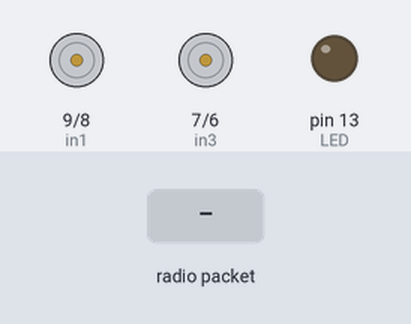
The sketch below on a simulated Arduino Uno, built with avr-gcc and run on an emulated ATmega328P. Shown: motor-driver pin pairs drawn as motors (green arrow = first pin HIGH = forward, orange = second pin HIGH = backward, longer = more drive, scaled by the enable pin), output pins drawn as LEDs (lit = HIGH). The inputs (shaded band) are chosen by the test bench. No radio packets arrive unless stated; pins used as bus, display or sensor lines are not drawn; what the sketch prints to the serial monitor is not drawn.

Above: at 0.1 s.
At 1.3 s:
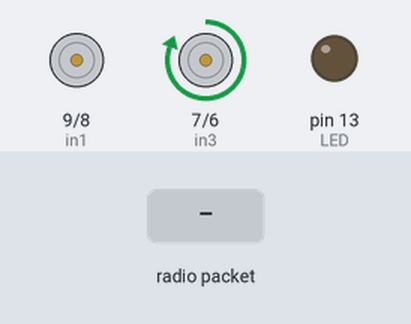
1.4 s: radio packet "1" arrives
At 1.8 s:
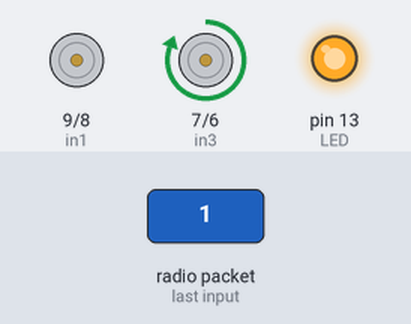
Timing chart, 0 to 4.4 s (numbered marks = the images above; inputs shaded):
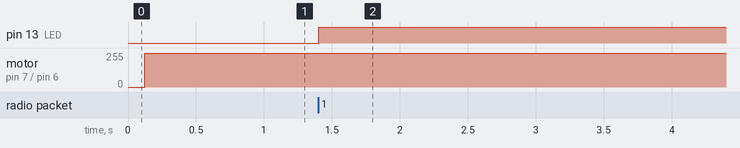

Measured:
- after the input at 1.4 s, pin 13 (LED): LOW → HIGH at once

The sketch:

test_robot.ino
```cpp
/*
    Robot 11 "Steve"

    - Changelog du 20/03/25: Moteur droite est un peu bizzare et droite et gauche sont maintenant inverser
    - Changelog du 21/03/25: Moteur focntione correctement, Added labo 5
    - Changelog du 25/03/25: Maybe Lora Crash ducoup robot reste allumé last state of last received

*/

#include <SPI.h>
#include <RH_RF95.h>

#define RFM95_RST     2   // "A"
#define RFM95_CS      4   // "B"
#define RFM95_INT     3    // "C"

#define RF95_FREQ 434.0

// Singleton instance of the radio driver
RH_RF95 rf95(RFM95_CS, RFM95_INT);

// Blinky on receipt
#define LED 13

// Moteur 1 (Gauche) :
#define enA 10
#define in1 9
#define in2 8

// Moteur 2 (Droite) :
#define enB 5
#define in4 6
#define in3 7

int motorSpeedA = 0;
int motorSpeedB = 0;

void setup() {
  pinMode(enA, OUTPUT);
  pinMode(in1, OUTPUT);
  pinMode(in2, OUTPUT);
  pinMode(enB, OUTPUT);
  pinMode(in3, OUTPUT);
  pinMode(in4, OUTPUT);

  pinMode(LED, OUTPUT);
  pinMode(RFM95_RST, OUTPUT);
  digitalWrite(RFM95_RST, HIGH);

  Serial.begin(115200);
  while (!Serial) {
    delay(1);
  }
  delay(100);

  Serial.println("Feather LoRa RX Test!");

  // manual reset
  digitalWrite(RFM95_RST, LOW);
  delay(10);
  digitalWrite(RFM95_RST, HIGH);
  delay(10);

  while (!rf95.init()) {
    Serial.println("LoRa radio init failed");
    while (1);
  }

  Serial.println("LoRa radio init Success");

  if (!rf95.setFrequency(RF95_FREQ)) {
    Serial.println("setFrequency failed");
    while (1);
  }
  Serial.print("Set Freq to: "); Serial.println(RF95_FREQ);
  rf95.setTxPower(23, false);
}

void loop() {

  int xAxis = 0;
  int yAxis = 0;

  int buff;
  if (rf95.available())
  {
    // Should be a message for us now
    uint8_t buf[RH_RF95_MAX_MESSAGE_LEN];
    uint8_t  len = sizeof(buf);

    if (rf95.recv(buf, &len))
    {
      digitalWrite(LED, HIGH);
      // RH_RF95::printBuffer("Received: ", buf, len);
      xAxis = buf[0] + buf[1]*256;
      yAxis = buf[2] + buf[3]*256;
      Serial.print("Valeur x: ");
      Serial.println(xAxis);
      Serial.print("Valeur y: ");
      Serial.println(yAxis);
    }
    else
    {
      Serial.println("Message receiving failed");
    }
  }


  // Y-axis used for forward and backward control
  if (yAxis < 470) {
    //Serial.println("Boucle y < 470");
    // Set Motor A backward
    digitalWrite(in1, HIGH);
    digitalWrite(in2, LOW);
    // Set Motor B backward
    digitalWrite(in3, HIGH);
    digitalWrite(in4, LOW);
    // Convert the declining Y-axis readings for going backward from 470 to 0 into 0 to 255 value for the PWM signal for increasing the motor speed
    motorSpeedA = map(yAxis, 470, 0, 0, 255);
    motorSpeedB = map(yAxis, 470, 0, 0, 255);
  }
  else if (yAxis > 550) {
    //Serial.println("Boucle x > 550");
    // Set Motor A forward
    digitalWrite(in1, LOW);
    digitalWrite(in2, HIGH);
    // Set Motor B forward
    digitalWrite(in3, LOW);
    digitalWrite(in4, HIGH);
    // Convert the increasing Y-axis readings for going forward from 550 to 1023 into 0 to 255 value for the PWM signal for increasing the motor speed
    motorSpeedA = map(yAxis, 550, 1023, 0, 255);
    motorSpeedB = map(yAxis, 550, 1023, 0, 255);
  }
  // If joystick stays in middle the motors are not moving
  else {
    motorSpeedA = 0;
    motorSpeedB = 0;
  }

  // X-axis used for left and right control
  if (xAxis < 470) {
    Serial.println("Boucle x < 470");
    // Convert the declining X-axis readings from 470 to 0 into increasing 0 to 255 value
    int xMapped = map(xAxis, 470, 0, 0, 255);
    // Move to left - decrease left motor speed, increase right motor speed
    motorSpeedA = motorSpeedA - xMapped;
    motorSpeedB = motorSpeedB + xMapped;
    // Confine the range from 0 to 255
    if (motorSpeedA < 0) {
      motorSpeedA = 0;
    }
    if (motorSpeedB > 255) {
      motorSpeedB = 255;
    }
  }
  if (xAxis > 550) {
    Serial.println("Boucle x > 550");
    // Convert the increasing X-axis readings from 550 to 1023 into 0 to 255 value
    int xMapped = map(xAxis, 550, 1023, 0, 255);
    // Move right - decrease right motor speed, increase left motor speed
    motorSpeedA = motorSpeedA + xMapped;
    motorSpeedB = motorSpeedB - xMapped;
    // Confine the range from 0 to 255
    if (motorSpeedA > 255) {
      motorSpeedA = 255;
    }
    if (motorSpeedB < 0) {
      motorSpeedB = 0;
    }
  }
  else{
    Serial.println("Aucune boucle entrée");
  }
  // Prevent buzzing at low speeds (Adjust according to your motors. My motors couldn't start moving if PWM value was below value of 70)
  if (motorSpeedA < 70) {
    motorSpeedA = 0;
  }
  if (motorSpeedB < 70) {
    motorSpeedB = 0;
  }
  analogWrite(enA, motorSpeedA); // Send PWM signal to motor A
  analogWrite(enB, motorSpeedB); // Send PWM signal to motor B
}
```
